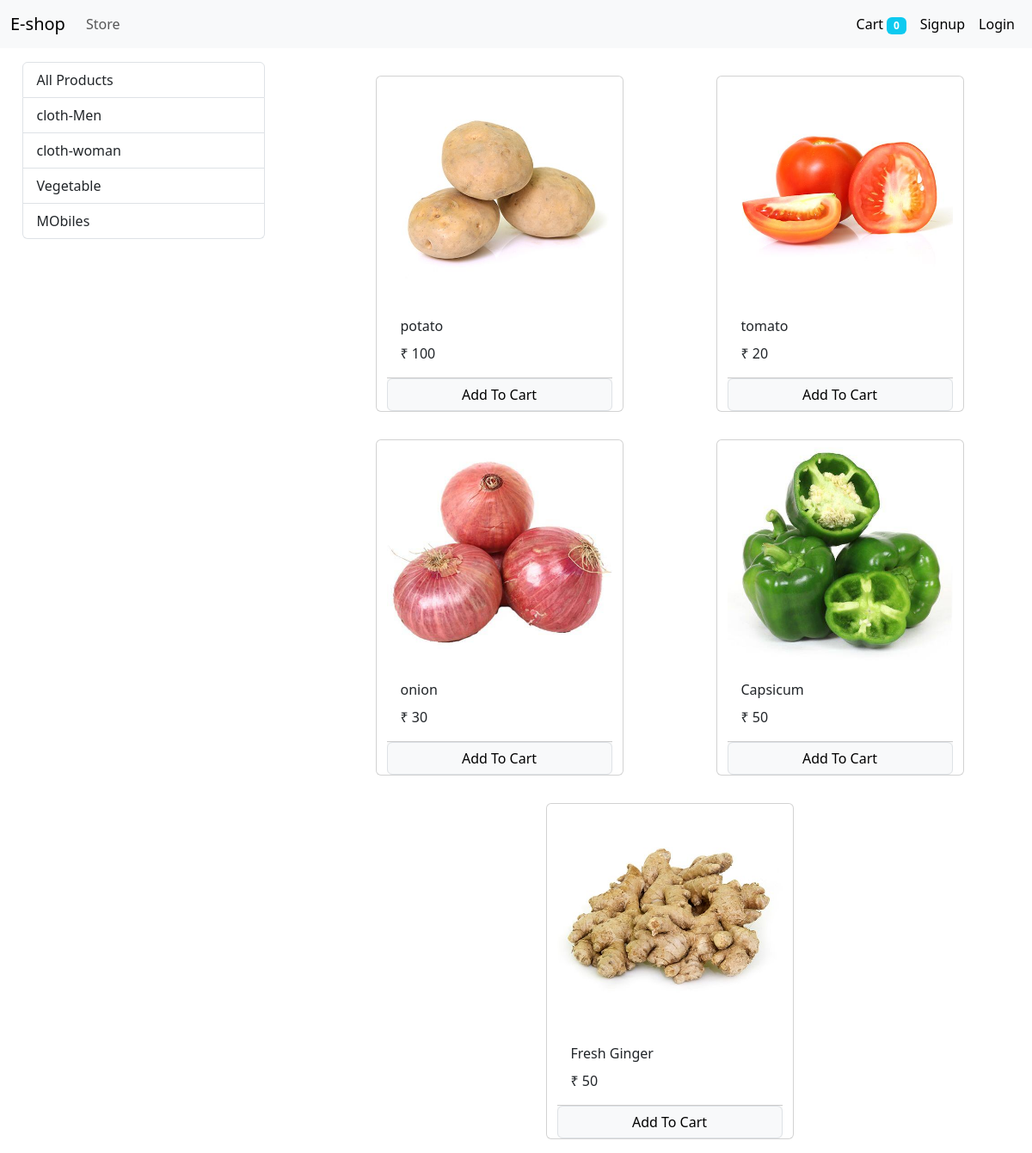
Screenshot of /store?category=3 with the database file from the repository.
### store/models/category.py (models this page shows, shortened)
class Category(models.Model):
    name = models.CharField(max_length=20)
    @staticmethod
    def get_all_categories():
        return Category.objects.all()

### store/models/product.py (models this page shows, shortened)
class Product(models.Model):
    name=models.CharField(max_length=50)
    price=models.IntegerField(default=0)
    category=models.ForeignKey(Category, on_delete=models.CASCADE, default=1)
    description = models.CharField(max_length=200, default='', null=True, blank=True)
    image= models.ImageField(upload_to='uploads/products/')
    @staticmethod
    def get_all_product_categoryId(category_id):
        if category_id:
            return Product.objects.filter(category= category_id)
        else:
            return Product.objects.all()

### store/views/home.py (the view)
# urls.py: path('', include('store.urls'))
def store(request):
    cart = request.session.get('cart')
    if not cart:
        request.session['cart'] = {}
    products = None
    categories = Category.get_all_categories()
    categoryID = request.GET.get('category')
    if categoryID:
        products = Product.get_all_product_categoryId(categoryID)
    else:
        products = Product.get_all_product();
    data = {}
    data['products'] = products
    data['categories'] = categories
    return render(request, 'index.html', data)

### store/templatetags/cart.py (called while the page is built)
@register.filter(name='is_in_cart')
def is_in_cart(product, cart):
    keys = cart.keys()
    print(cart, product)
    for id in keys:
        if int(id) == product.id:
            return True
    return False

### store/templatetags/custom_filter.py (called while the page is built)
@register.filter(name='currency')
def currency(number):
    return "₹ "+str(number)

### store/templates/index.html (shortened to what this page needs)
{% extends 'base.html' %}
{%block content%}
{% load cart %}
{% load custom_filter %}
<div class="caontainer-fluid mt-3">
  <div class="row">
      <div class="col-lg-3 mx-auto">
        <div class="list-group">
          <a href="/" class="list-group-item list-group-item-action">
            All Products
          </a>
          {% for category in categories%}
            <a href="/?category={{category.id}}" class="list-group-item list-group-item-action">
              {{category.name}}
            </a>
          {%endfor%}
        </div>
      </div>
    <div id="products" class="col-lg-8 mx-auto">
      <div class="row mx-auto">
        {% for product in products %}
          <div class="card mx-auto mb-3 mt-3" style="width: 18rem;" id={{product.id}}>
            <img src="{{product.image.url}}" class="card-img-top" alt="...">
            <div class="card-body">
              <p class="card-title">{{product.name}}</p>
              <p class="card-text">{{product.price|currency}}</p>
            </div>
            <div class='card-footer p-0'>
              {% if product|is_in_cart:request.session.cart %}
                <div class="row nu-gutters">
                  <form action="/#{{product.id}}" method='post' class="col-2">
                    {% csrf_token %}
                    <input  hidden type="text" name='product' value='{{product.id}}' />
                    <input  hidden type="text" name='remove' value='True' />
                    <input type="submit" class="btn btn-block btn-secondary" value=" - "/>
                  </form>
                  <div class="text-center col">{{product|cart_quantity:request.session.cart}} in cart</div>
                  <form action="/#{{product.id}}" method='post' class="col-2">
                    {% csrf_token %}
                    <input  hidden type="text" name='product' value='{{product.id}}' />
                    <input type="submit" class="btn btn-block btn-secondary" value=" + "/>
                  </form>
                </div>
              {% else %}
                <form action="/#{{product.id}}" method='post' class="btn-block">
                  <input type="submit" class="float-right btn btn-light border form-control" value='Add To Cart'/>
              </form>
              {% endif %}
            </div>
          </div>
        {%endfor%}
      </div>
    </div>
  </div>
</div>
{%endblock%}

### rows the page displays
Category: name "cloth-Men"
Category: name "cloth-woman"
Category: name "Vegetable"
Category: name "MObiles"
Product: image (picture), name "potato", price "₹ 100"
Product: image (picture), name "tomato", price "₹ 20"
Product: image (picture), name "onion", price "₹ 30"
Product: image (picture), name "Capsicum", price "₹ 50"
Product: image (picture), name "Fresh Ginger", price "₹ 50"

### other values shown
{{ request.session.cart.keys|length }} "0"
